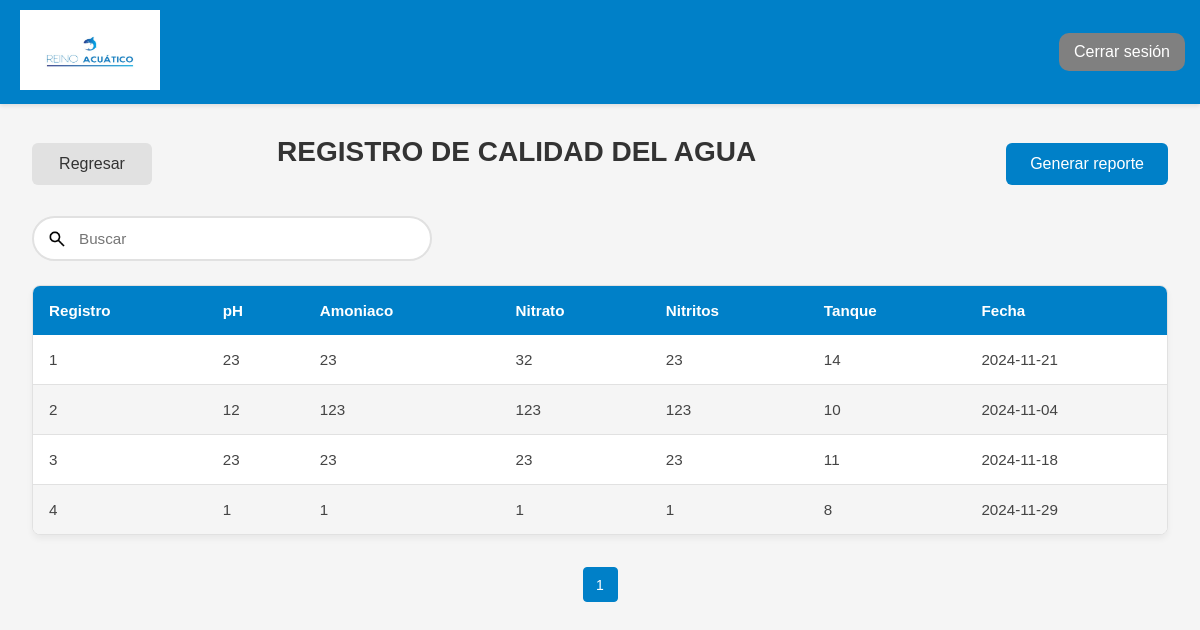
Before: /views/tabla_agua.php (signed in) with the older database file.
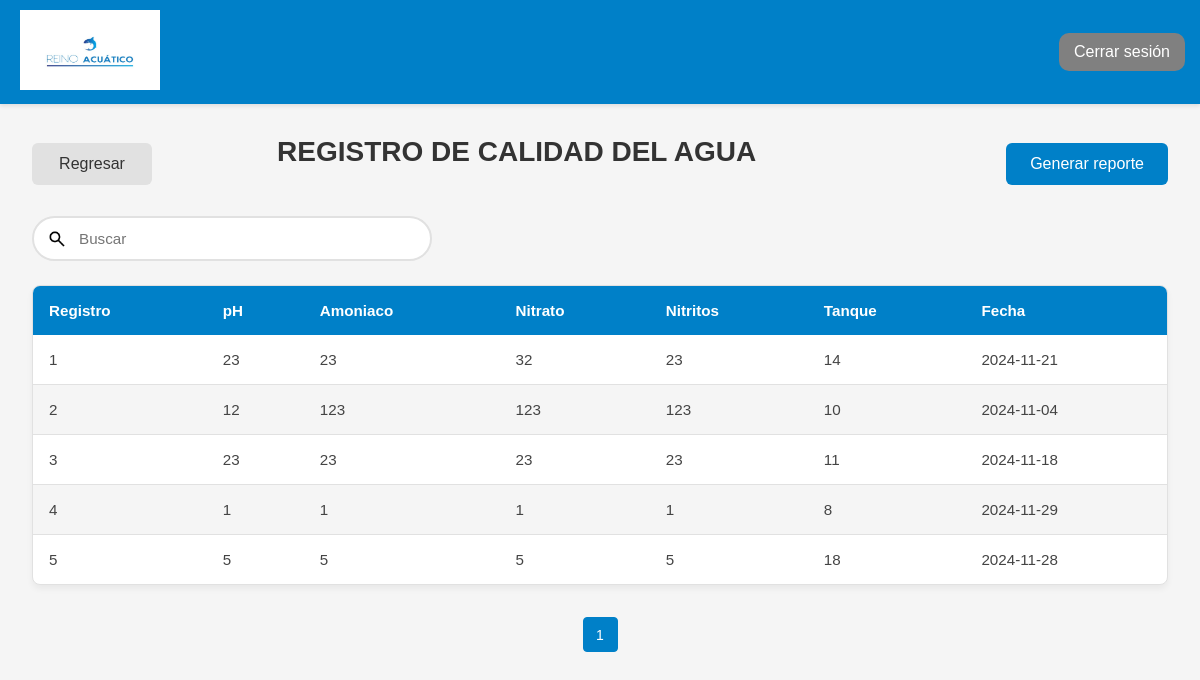
After: the same page with the newer database file.
### tables this page shows
CREATE TABLE `agua` (
  `pk_agua` smallint(6) NOT NULL,
  `ph` text NOT NULL,
  `amoniaco` text NOT NULL,
  `nitrato` text NOT NULL,
  `nitritos` text NOT NULL,
  `fk_tanque` smallint(6) NOT NULL,
  `fecha` date NOT NULL
);

### Class/clase_conexion.php (called while the page is built, shortened)
<?php
class Conexion {
    public static function conectar() {
        $servidor = "localhost";
        $usuario = "root";
        $contraseña = "";
        $nom_base_datos = "ges_acuario6";
        $conectar = new mysqli($servidor, $usuario, $contraseña, $nom_base_datos);
        return $conectar;
    }
}
?>

### views/tabla_agua.php (the view, shortened to what this page needs)
<?php
include_once '../functions/mostrar_agua.php';
$agua = new Agua();
$pagina = isset($_GET['pagina']) ? (int)$_GET['pagina'] : 1;
$porPagina = 30;
$resultado = $agua->obtener_calidad_agua_paginado($pagina, $porPagina);
?>
<!DOCTYPE html>
<html lang="es">
<head>
    <link rel="stylesheet" href="../Styles/tabla.css">
</head>
<body>
    <?php include("layout/header.php") ?>
    <div class="contenido">
        <div class="tabla">
            <div class="controles">
                <a onclick="window.location.href='panel.php'" type="button" class="btn">Regresar</a>
                <h2>REGISTRO DE CALIDAD DEL AGUA</h2><br>
                <div>
                    <a href="../fpdf/reporte_agua.php" target="_blank" class="generar-reporte">Generar reporte</a>
                </div>
            </div>
            <form method="get" action="" class="buscador">
                <div class="search-content">
                    <input type="text" name="busqueda" id="busqueda" placeholder="Buscar" class="input" onkeyup="buscarAgua()">
                </div>
            </form>
            <table>
                <thead>
                    <tr>
                        <th>Registro</th>
                        <th>pH</th>
                        <th>Amoniaco</th>
                        <th>Nitrato</th>
                        <th>Nitritos</th>
                        <th>Tanque</th>
                        <th>Fecha</th>
                    </tr>
                </thead>
                <tbody id="tabla-resultados">
                    <?php if (!empty($resultado['datos'])): ?>
                        <?php foreach ($resultado['datos'] as $calidad): ?>
                            <tr>
                                <td><?php echo htmlspecialchars($calidad['pk_agua']); ?></td>
                                <td><?php echo htmlspecialchars($calidad['ph']); ?></td>
                                <td><?php echo htmlspecialchars($calidad['amoniaco']); ?></td>
                                <td><?php echo htmlspecialchars($calidad['nitrato']); ?></td>
                                <td><?php echo htmlspecialchars($calidad['nitritos']); ?></td>
                                <td><?php echo htmlspecialchars($calidad['fk_tanque']); ?></td>
                                <td><?php echo htmlspecialchars($calidad['fecha']); ?></td>
                            </tr>
                        <?php endforeach; ?>
                    <?php else: ?>
                        <tr>
                            <td colspan="7">No hay registros de calidad de agua.</td>
                        </tr>
                    <?php endif; ?>
                </tbody>
            </table>
            <?php echo generarPaginacionAgua($resultado['totalPaginas'], $resultado['paginaActual']); ?>
        </div>
    </div>
</body>
</html>

Changed rows visible on the page:
added agua: pk_agua "5", ph "5", amoniaco "5", nitrato "5", nitritos "5", fk_tanque "18", fecha "2024-11-28"
